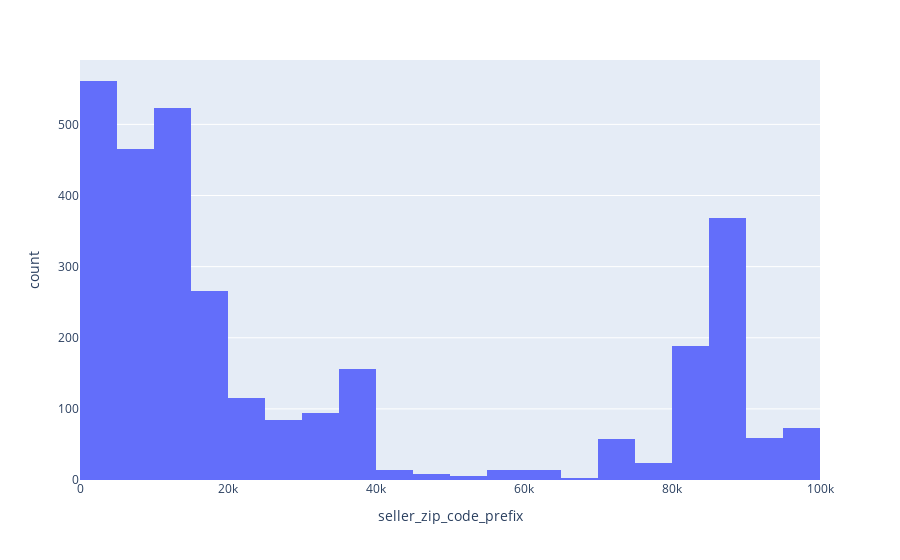
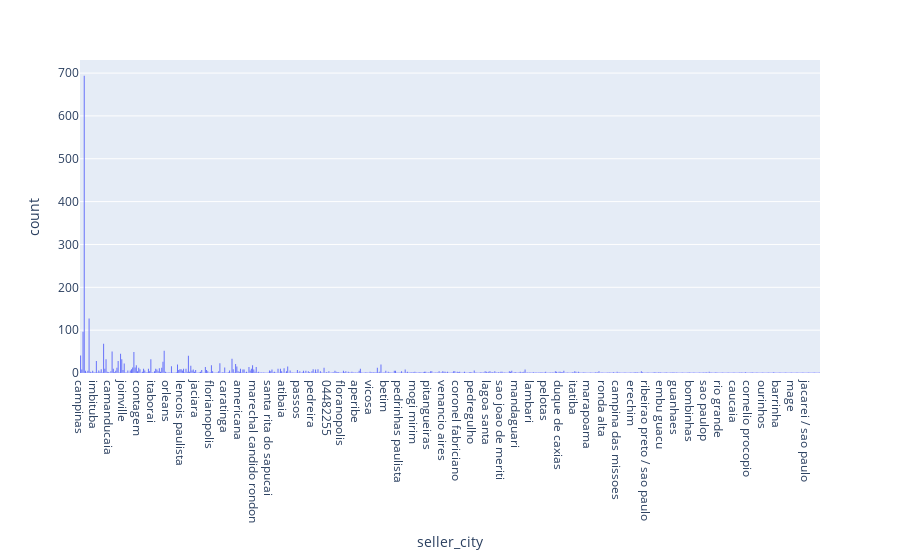
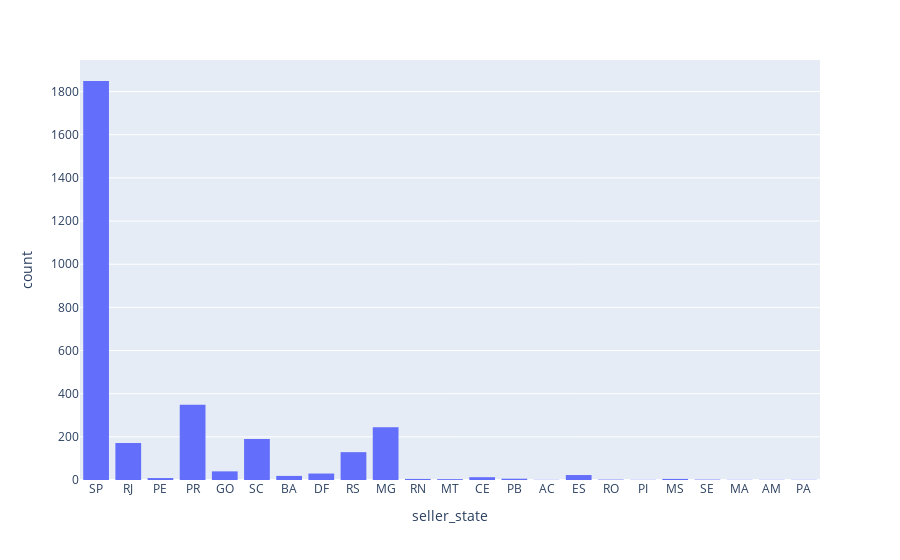

The code cell stored with these charts, in order, in its notebook:
### Code cell
#importando a biblioteca
import pandas as pd
import plotly.express as px

#visualização da base
tabela_sellers = pd.read_csv("olist_sellers_dataset.csv", sep=",")

#exibição da tabela
display(tabela_sellers)


# Excluindo mais de uma coluna
colunas_para_excluir = ["seller_id"]
tabela_sellers = tabela_sellers.drop(columns=colunas_para_excluir)
display(tabela_sellers)


#excluir linhas vazias
tabela_sellers = tabela_sellers.dropna()

#vizualizar as informações da tabela
display(tabela_sellers.info())

# Ordenando os dados por uma coluna específica (por exemplo, 'category_name')
tabela_ordenada = tabela_sellers.sort_values(by='seller_state')
display(tabela_ordenada)


# Gerando Gráficos com comparações
for coluna in tabela_sellers.columns:
    #Criando os gráficos da tabela
    grafico = px.histogram(tabela_sellers, x=coluna)
  #Exibir o gráfico
    grafico.show()

### Figure 1 — Plotly figure (JSON) as saved in the notebook; plotly's stock layout.template omitted (floating-point values rounded to 4 significant figures; data arrays with more than 128 entries replaced by an {"elided": "..."} marker saying what was removed)
{"data": [{"alignmentgroup": "True", "bingroup": "x", "hovertemplate": "seller_zip_code_prefix=%{x}<br>count=%{y}<extra></extra>", "legendgroup": "", "marker": {"color": "#636efa", "pattern": {"shape": ""}}, "name": "", "offsetgroup": "", "orientation": "v", "showlegend": false, "type": "histogram", "x": {"elided": "3095 int values"}, "xaxis": "x", "yaxis": "y"}], "layout": {"barmode": "relative", "legend": {"tracegroupgap": 0}, "margin": {"t": 60}, "xaxis": {"anchor": "y", "domain": [0, 1], "title": {"text": "seller_zip_code_prefix"}}, "yaxis": {"anchor": "x", "domain": [0, 1], "title": {"text": "count"}}}}

### Figure 2 — Plotly figure (JSON) as saved in the notebook; plotly's stock layout.template omitted (floating-point values rounded to 4 significant figures; data arrays with more than 128 entries replaced by an {"elided": "..."} marker saying what was removed)
{"data": [{"alignmentgroup": "True", "bingroup": "x", "hovertemplate": "seller_city=%{x}<br>count=%{y}<extra></extra>", "legendgroup": "", "marker": {"color": "#636efa", "pattern": {"shape": ""}}, "name": "", "offsetgroup": "", "orientation": "v", "showlegend": false, "type": "histogram", "x": {"elided": "3095 str values"}, "xaxis": "x", "yaxis": "y"}], "layout": {"barmode": "relative", "legend": {"tracegroupgap": 0}, "margin": {"t": 60}, "xaxis": {"anchor": "y", "domain": [0, 1], "title": {"text": "seller_city"}}, "yaxis": {"anchor": "x", "domain": [0, 1], "title": {"text": "count"}}}}

### Figure 3 — Plotly figure (JSON) as saved in the notebook; plotly's stock layout.template omitted (floating-point values rounded to 4 significant figures; data arrays with more than 128 entries replaced by an {"elided": "..."} marker saying what was removed)
{"data": [{"alignmentgroup": "True", "bingroup": "x", "hovertemplate": "seller_state=%{x}<br>count=%{y}<extra></extra>", "legendgroup": "", "marker": {"color": "#636efa", "pattern": {"shape": ""}}, "name": "", "offsetgroup": "", "orientation": "v", "showlegend": false, "type": "histogram", "x": {"elided": "3095 str values"}, "xaxis": "x", "yaxis": "y"}], "layout": {"barmode": "relative", "legend": {"tracegroupgap": 0}, "margin": {"t": 60}, "xaxis": {"anchor": "y", "domain": [0, 1], "title": {"text": "seller_state"}}, "yaxis": {"anchor": "x", "domain": [0, 1], "title": {"text": "count"}}}}
